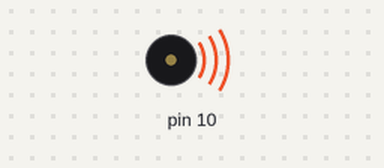
A sketch run on a simulated Arduino Uno, built with avr-gcc and run on an emulated ATmega328P. On the bench: buzzer (waves = sounding). At 58.5 s the program stops and its outputs stay as they are.

Above: at 0.3 s.
At 14.2 s:
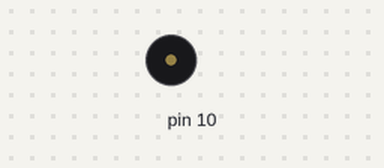
Timing chart, 0 to 19.5 s (numbered marks = the images above):
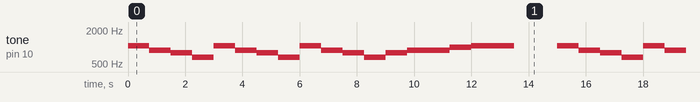

Measured:
- by itself, tone on pin 10: repeats every 15.0 s: 880 Hz 0.75 s, 784 Hz 0.75 s, 659 Hz 0.75 s, 1047 Hz 0.75 s, 880 Hz 0.75 s, 784 Hz 0.75 s, 659 Hz 0.75 s, 1047 Hz 0.75 s, 880 Hz 0.75 s, 784 Hz 0.75 s, 659 Hz 0.75 s, 784 Hz 0.75 s, 880 Hz 1.5 s, 988 Hz 0.75 s, 1047 Hz 1.5 s, silent 1.5 s, 1047 Hz 0.75 s

The sketch:

Songs.ino
```cpp
// A fun sketch to demonstrate the use of the Tone library.

// To mix the output of the signals to output to a small speaker (i.e. 8 Ohms or higher),
// simply use 1K Ohm resistors from each output pin and tie them together at the speaker.
// Don't forget to connect the other side of the speaker to ground!

// You can get more RTTTL (RingTone Text Transfer Language) songs from
// http://merwin.bespin.org/db/rts/index.php

#include <Tone.h>

Tone tone1;

#define OCTAVE_OFFSET 0

int notes[] = { 0,
NOTE_C4, NOTE_CS4, NOTE_D4, NOTE_DS4, NOTE_E4, NOTE_F4, NOTE_FS4, NOTE_G4, NOTE_GS4, NOTE_A4, NOTE_AS4, NOTE_B4,
NOTE_C5, NOTE_CS5, NOTE_D5, NOTE_DS5, NOTE_E5, NOTE_F5, NOTE_FS5, NOTE_G5, NOTE_GS5, NOTE_A5, NOTE_AS5, NOTE_B5,
NOTE_C6, NOTE_CS6, NOTE_D6, NOTE_DS6, NOTE_E6, NOTE_F6, NOTE_FS6, NOTE_G6, NOTE_GS6, NOTE_A6, NOTE_AS6, NOTE_B6,
NOTE_C7, NOTE_CS7, NOTE_D7, NOTE_DS7, NOTE_E7, NOTE_F7, NOTE_FS7, NOTE_G7, NOTE_GS7, NOTE_A7, NOTE_AS7, NOTE_B7
};

//char *simpsons = "The Simpsons:d=4,o=5,b=160:c.6,e6,f#6,8a6,g.6,e6,c6,8a,8f#,8f#,8f#,2g,8p,8p,8f#,8f#,8f#,8g,a#.,8c6,8c6,8c6,c6";
//char *indiana = "Indiana:d=4,o=5,b=250:e,8p,8f,8g,8p,1c6,8p.,d,8p,8e,1f,p.,g,8p,8a,8b,8p,1f6,p,a,8p,8b,2c6,2d6,2e6,e,8p,8f,8g,8p,1c6,p,d6,8p,8e6,1f.6,g,8p,8g,e.6,8p,d6,8p,8g,e.6,8p,d6,8p,8g,f.6,8p,e6,8p,8d6,2c6";
//char *take_on_me = "TakeOnMe:d=4,o=4,b=160:8f#5,8f#5,8f#5,8d5,8p,8b,8p,8e5,8p,8e5,8p,8e5,8g#5,8g#5,8a5,8b5,8a5,8a5,8a5,8e5,8p,8d5,8p,8f#5,8p,8f#5,8p,8f#5,8e5,8e5,8f#5,8e5,8f#5,8f#5,8f#5,8d5,8p,8b,8p,8e5,8p,8e5,8p,8e5,8g#5,8g#5,8a5,8b5,8a5,8a5,8a5,8e5,8p,8d5,8p,8f#5,8p,8f#5,8p,8f#5,8e5,8e5";
//char *entertainer = "Entertainer:d=4,o=5,b=140:8d,8d#,8e,c6,8e,c6,8e,2c.6,8c6,8d6,8d#6,8e6,8c6,8d6,e6,8b,d6,2c6,p,8d,8d#,8e,c6,8e,c6,8e,2c.6,8p,8a,8g,8f#,8a,8c6,e6,8d6,8c6,8a,2d6";
char *muppets = "Muppets:d=4,o=5,b=250:c6,c6,a,b,8a,b,g,p,c6,c6,a,8b,8a,8p,g.,p,e,e,g,f,8e,f,8c6,8c,8d,e,8e,8e,8p,8e,g,2p,c6,c6,a,b,8a,b,g,p,c6,c6,a,8b,a,g.,p,e,e,g,f,8e,f,8c6,8c,8d,e,8e,d,8d,c";
//char *xfiles = "Xfiles:d=4,o=5,b=125:e,b,a,b,d6,2b.,1p,e,b,a,b,e6,2b.,1p,g6,f#6,e6,d6,e6,2b.,1p,g6,f#6,e6,d6,f#6,2b.,1p,e,b,a,b,d6,2b.,1p,e,b,a,b,e6,2b.,1p,e6,2b.";
char *looney_tunes = "Looney:d=4,o=5,b=140:32p,c6,8f6,8e6,8d6,8c6,a.,8c6,8f6,8e6,8d6,8d#6,e.6,8e6,8e6,8c6,8d6,8c6,8e6,8c6,8d6,8a,8c6,8g,8a#,8a,8f";
//char *fox = "20thCenFox:d=16,o=5,b=140:b,8p,b,b,2b,p,c6,32p,b,32p,c6,32p,b,32p,c6,32p,b,8p,b,b,b,32p,b,32p,b,32p,b,32p,b,32p,b,32p,b,32p,g#,32p,a,32p,b,8p,b,b,2b,4p,8e,8g#,8b,1c#6,8f#,8a,8c#6,1e6,8a,8c#6,8e6,1e6,8b,8g#,8a,2b";
char *bond = "Bond:d=4,o=5,b=80:32p,16c#6,32d#6,32d#6,16d#6,8d#6,16c#6,16c#6,16c#6,16c#6,32e6,32e6,16e6,8e6,16d#6,16d#6,16d#6,16c#6,32d#6,32d#6,16d#6,8d#6,16c#6,16c#6,16c#6,16c#6,32e6,32e6,16e6,8e6,16d#6,16d6,16c#6,16c#7,c.7,16g#6,16f#6,g#.6";
//char *star_wars = "StarWars:d=4,o=5,b=45:32p,32f#,32f#,32f#,8b.,8f#.6,32e6,32d#6,32c#6,8b.6,16f#.6,32e6,32d#6,32c#6,8b.6,16f#.6,32e6,32d#6,32e6,8c#.6,32f#,32f#,32f#,8b.,8f#.6,32e6,32d#6,32c#6,8b.6,16f#.6,32e6,32d#6,32c#6,8b.6,16f#.6,32e6,32d#6,32e6,8c#6";
char *top_gun = "TopGun:d=4,o=4,b=31:32p,16c#,16g#,16g#,32f#,32f,32f#,32f,16d#,16d#,32c#,32d#,16f,32d#,32f,16f#,32f,32c#,16f,d#,16c#,16g#,16g#,32f#,32f,32f#,32f,16d#,16d#,32c#,32d#,16f,32d#,32f,16f#,32f,32c#,g#";
char *a_team = "A-Team:d=8,o=5,b=125:4d#6,a#,2d#6,16p,g#,4a#,4d#.,p,16g,16a#,d#6,a#,f6,2d#6,16p,c#.6,16c6,16a#,g#.,2a#";
char *flintstones = "Flinstones:d=4,o=5,b=40:32p,16f6,16a#,16a#6,32g6,16f6,16a#.,16f6,32d#6,32d6,32d6,32d#6,32f6,16a#,16c6,d6,16f6,16a#.,16a#6,32g6,16f6,16a#.,32f6,32f6,32d#6,32d6,32d6,32d#6,32f6,16a#,16c6,a#,16a6,16d.6,16a#6,32a6,32a6,32g6,32f#6,32a6,8g6,16g6,16c.6,32a6,32a6,32g6,32g6,32f6,32e6,32g6,8f6,16f6,16a#.,16a#6,32g6,16f6,16a#.,16f6,32d#6,32d6,32d6,32d#6,32f6,16a#,16c.6,32d6,32d#6,32f6,16a#,16c.6,32d6,32d#6,32f6,16a#6,16c7,8a#.6";
char *jeopardy = "Jeopardy:d=4,o=6,b=125:c,f,c,f5,c,f,2c,c,f,c,f,a.,8g,8f,8e,8d,8c#,c,f,c,f5,c,f,2c,f.,8d,c,a#5,a5,g5,f5,p,d#,g#,d#,g#5,d#,g#,2d#,d#,g#,d#,g#,c.7,8a#,8g#,8g,8f,8e,d#,g#,d#,g#5,d#,g#,2d#,g#.,8f,d#,c#,c,p,a#5,p,g#.5,d#,g#";
char *smurfs = "Smurfs:d=32,o=5,b=200:4c#6,16p,4f#6,p,16c#6,p,8d#6,p,8b,p,4g#,16p,4c#6,p,16a#,p,8f#,p,8a#,p,4g#,4p,g#,p,a#,p,b,p,c6,p,4c#6,16p,4f#6,p,16c#6,p,8d#6,p,8b,p,4g#,16p,4c#6,p,16a#,p,8b,p,8f,p,4f#";
//char *mission_imp = "MissionImp:d=16,o=6,b=95:32d,32d#,32d,32d#,32d,32d#,32d,32d#,32d,32d,32d#,32e,32f,32f#,32g,g,8p,g,8p,a#,p,c7,p,g,8p,g,8p,f,p,f#,p,g,8p,g,8p,a#,p,c7,p,g,8p,g,8p,f,p,f#,p,a#,g,2d,32p,a#,g,2c#,32p,a#,g,2c,a#5,8c,2p,32p,a#5,g5,2f#,32p,a#5,g5,2f,32p,a#5,g5,2e,d#,8d";
char *sax = "Yaketysax:d=4,o=5,b=125:8d.,16e,8g,8g,16e,16d,16a4,16b4,16d,16b4,8e,16d,16b4,16a4,16b4,8a4,16a4,16a#4,16b4,16d,16e,16d,g,p,16d,16e,16d,8g,8g,16e,16d,16a4,16b4,16d,16b4,8e,16d,16b4,16a4,16b4,8d,16d,16d,16f#,16a,8f,d,p,16d,16e,16d,8g,16g,16g,8g,16g,16g,8g,8g,16e,8e.,8c,8c,8c,8c,16e,16g,16a,16g,16a#,8g,16a,16b,16a#,16b,16a,16b,8d6,16a,16b,16d6,8b,8g,8d,16e6,16b,16b,16d,8a,8g,g;";
char *ymca = "YMCA:d=4,o=5,b=160:8c#6,8a#,2p,8a#,8g#,8f#,8g#,8a#,c#6,8a#,c#6,8d#6,8a#,2p,8a#,8g#,8f#,8g#,8a#,c#6,8a#,c#6,8d#6,8b,2p,8b,8a#,8g#,8a#,8b,d#6,8f#6,d#6,f.6,d#.6,c#.6,b.,a#,g#";
//char *barbie_girl = "BarbieGirl:d=4,o=5,b=125:8g#,8e,8g#,8c#6,a,p,8f#,8d#,8f#,8b,g#,8f#,8e,p,8e,8c#,f#,c#,p,8f#,8e,g#,f#";
char *twinkle = "Twinkle:d=4,o=5,b=60:16c#6,16c#6,16g#6,16g#6,16a#6,16a#6,16g#6,16p,16f#6,16f#6,16e#6,16e#6,16d#6,8c#6,16p,16g#6,16g#6,16f#6,16f#6,16e#6,16e#6,8d#6,16p,16g#6,16f#6,16f#6,16e#6,16e#6,8d#6,16p,16c#6,16c#6,16g#6,16g#6,16a#6,16g#6,16p,16f#6,16f#6,16e#6,16e#6,16d#6,16d#6,8c#6";
char *Ipanema ="GirlFromIpane:d=4,o=5,b=160:g.,8e,8e,d,g.,8e,e,8e,8d,g.,e,e,8d,g,8g,8e,e,8e,8d,f,d,d,8d,8c,e,c,c,8c,a#4,2c";
char *Wonka = "Willy Wonk:d=4,o=5,b=120:86c,172g#,172p,86c#,172a,172p,86d,43p,172c,43p,172d#,172c#,172p,172c6,57p,57p,172d#6,57p,43c,57p,16p,16p,16p,172b,172e4,57b4,43p,57c,57a,172f#,172p,57p,57p,43p,172g#,86d#,86g#4,17p,86d#,172g#,16p.,16p.,16p.,86g#,172b,57p,57p,43p,86b,16p.,57g#,p.,2p,2p,2p,172g6,172p,86c,86p,86p,86p,86p,57p,57p,25p,43g#,86p,57b,86p,172b,57d#,29p,172e,86a4,86p,25f,19p,14p,172f,86d,172g4,8p,172c6,57a,29p,57d#,17p,86c#,172a,172p,172f,43p,43p,86a#,86c#,2p,172a,86f,8p.,172a,172p,32p.,19d#7,10p,6p,172a#4,172d#6,172p,172g,172b3,86p,57p,43p,34p,29p,86a#2,86p,86a#4,34a#2,9d#6,10d#8,34p,7p,7p,7p,6p,172c3,57p,172b2,172a#3,86p,57p,57p,57c7,8p.,43d7,19g#,29d#7,86p,19p,19p,17p,16p,14p,172d#3,172p,172c3,57p,34p,172g4,172d#6,86p,172f3,86p,43p,17d#3,17d#6,172p,86d#3,172p,86d#6,172d#7,43g,43d#8,86d7,172p,172g,14p,13p,12p,172g3,172p,86p,57p,43p,43p,172d#4,172f3,86p,57p,57e3,34p,7f,57d#7,57b,86p,172f,172g#6,172p,172p,86c8,172d#7,12p,10p,9p,9p,8p,7p,7p,172a#4,172p,172d#4,43p,172g,172p,172d#6,86p,86p,57p,57p,57p,172c6,172p,86p,57p,43p,34p,34p,172g7,172g6,10p,17d#7,17d#.8,10p,172g6,172g#7,172g#6,86p,86p,86p,86p,57p,34p,29p,29p,172d#4,86p,34p,172g6,172p,172a2,172c4,172p,172p,172g#,172p,172d7,57p,29p,86g6";
char *USA_Anthem = "UnitedSt:d=4,o=5,b=130:32p,8g.,16e,c,e,g,2c6,8e6.,16d6,c6,e,f#,2g,g,e6.,8d6,c6,2h,8a.,16h,c6,c6,g,e,c";
char *cent = "P.I.M.P:d=4,o=6,b=160:8d_,8d_,8d_,f_,8f_,f_,8f,d_,a_5,p,8p,8d_,8d_,8d_,f_,8f_,f_,8f,d_,f,p,8p,8f,8f,8f,g_,8g_,g_,8f_,f,a_5,p,8p,8f,8f,8f,8g_,8g_,8g_,8g_,8g_,8f_,f,d_";
char *cent2 = "InDaClub:d=4,o=5,b=160:d#6,16d,16p,8d6,p,16d,16p,16d,16p,p,16d,16p,16d,16p,p,16d,16p,16d,16p,d6,16d#,16p,8d#6,p,16d#,16p,16d#,16p,c6,16c,16p,8d6,p,16c,16p,16c,16p,d#6,16d,16p,8d6,p,16d,16p,16d,16p,p,16d,16p,16d,16p,p,16d,16p,16d,16p,d6,16d#,16p,8d#6,p,16d#,16p,16d#,16p,c6,16c,16p,8d6,p,16c,16p,16c,16p";
char *kanye = "GoldDigg:d=4,o=5,b=180:g,c6,8c6,c6,8d#6,1p,g,c6,8a#,c6,8a#,8g,8d#,c,2p,g,c6,8c6,c.6,d#6,2p,p,g,c6,8a#,c6,8a#,8g,8d#,c,2p,8p,c.,8d#,8c,f,8d#,8c,2p,p,8p,c.,8d#,8c,f,8d#,8c,2p,p,8p,c.,8d#,8c,f,8d#,8c,2p,p,8p,c.,8d#,8c,f,8d#,8c";
char *weezer = "SayItAin:d=32,o=6,b=320:2c#.,1g#,2g#5,4d#,4g#,4c7,4b,2a.5,2a.,1g#,2e,8f#.,4g#,2b,2c#.,1g#,2g#5,4d#,4g#,4c7,4b,2a.5,2a.,1g#,2e,8f#.,4g#,4b.";
char *fire = "RingOfFi:d=16,o=6,b=56:4d#,32d#,32d#,f,c#,4d#,8p,8d#,8g,8a#,32a#,a#.,32g#,8g#,g#,g#,f,8d#,32c,c#,8d#,8g,8a#,32g,g.,8g#,8g#,f,8d#,32c,c,8g#5,8c,4d#,c,c#,a#5,c,4d#,g#5,a#5,g5,8g#5";
char *roads = "CountryR:d=4,o=6,b=225:1c#.,8c#,8b5,a5,1b.,c#,b5,1a.,c#,e,1f#.,f#,f#,e,1c#.,8c#,8b5,a5,b5,1c#.,8c#,8b5,a5,1a.,a5,b5,1a.,p,8c#,8b5,a5,1b.,8c#,8b5,a5,1a.,8c#,8b5,a5,1b.,8c#";
char *fins = "Finns:d=1,o=6,b=160:8d,p,8d,8p,8e,f,p,f#,4p,8f#,p,8f#,p,8f,8p,e,p,d,4p,8d,p,8d,p,8e,p,f,p,f#,4p,c,p,b5,p,a5,p,f#,p,8b5,8p,a5,p,d#,e,8f,p,8e,p,a5,p,8d,p,8d,p,8e,8p,8f,p,f#,4p,8f#,p,8f#,p,8f,p,e,p,d,4p,8d,p,8d,8p,8e,p,f,p,8f#,4p,b5,c,p,f#,a5,p,8b.5,8p,a5,p,e,8f,p,e,p,d,p,c5,c5,c5,c5,c5,c5,8a5,8p,b5,p,2";
char *jimi = "AllAlong:d=16,o=5,b=140:8b,16a,p.,16b,p.,8p,b,8p.,8d6.,p,16a,p.,b,p,2p.,8a,b,p,16d6,p.,p.,8b,8b,8b,2p,8b,16a,p.,b,p,8a,d6,8p.,8b,4p,2p.,8a,b,p,16d6,4p,p.,8b,4b";
char *toxic = "Toxic:d=4,o=5,b=140:8f,8g#,c6,8a#,8g#,g#,f,8d#,8c#,2g#.,p,a#,f,a#,f,8a#,8a#,f,8f,8g#,c6,8a#,8g#,g#,f,8d#,8c#,2g#,8c#,8d#,e,8d#,8c#,c#,8c#,8d#,e,8d#,8c#,d#,e,p,2p,8f,8g#,c6,8a#,8g#,g#,f,8d#,8c#,2g#.,p,a#,f,a#,f,8a#,8a#,f,8f,8g#,c6,8a#,8g#,g#,f,8d#,8c#,2g#,8c#,8d#,e,8d#,8c#,c#,8c#,8d#,e,8d#,8c#,d#,e";
char *peas = "Let'sGet:d=4,o=6,b=100:16f_7,16p,16f_7,16p,16f_7,16p,8f_7,8d7,8b,8d7,8p,16f_7,16p,16f_7,16p,16f_7,16p,8f_7,8d7,8g7,8f_7,8p,16f_7,16p,16f_7,16p,16f_7,16p,8f_7,8d7,8b,8d7,8p,16f_7,16p,16f_7,16p,16f_7,16p,8f_7,8d7,8g7,8f_7,8p";
char *canada = "OhCanada:d=4,o=5,b=100:2g,a#,8p,8a#,2d#,p,f,g,g#,a#,c6,2f,2p,2g,a,8p,8a,2a#,p,c6,2d6,2c6,1a#";
char *ussr = "Unknown:d=4,o=5,b=100:8g#6,16p,8c#7,16p,8g#6,16a#6,8a#6,16p,8e#6,16e#6,8a#6,16p,16g#6,8g#6,16p,8c#6,16c#6,8d#6,16p,8d#6,16e#6,8f#6,16p,8f#6,8g#6,16p,8g#6,16c#7,8d#7,8p";
char *moonlight = "DancingI:d=4,o=5,b=140:g,8f,g,8p,8g,8f,g,f,a,g,g,f,a.,8g,2f,a,8g,8g,8f,f,a.,8g,8f,g,f,a,g,g,f,f,d,d,f,a.,8g,g,8f,g,8p,8g,8f,g,f,a,g,g,f,a.,8g,2f";
char *tribute = "Tribute:d=16,o=5,b=100:a#,a#,8a#,8a#,8g#,4g#,4f#,8a#,8a#,8g#,8g#,4g#,4f#,8a#,8a#,8a#,8g#,4g#,4f#,8a#,8a#,8a#,8g#,4g#,4f#,a#,a#,8a#,8a#,8g#,4g#,4f#,8a#,8a#,8g#,8g#,4g#,4f#,8a#,8a#,8a#,8g#,4g#,4f#,8a#,8a#,8a#,8g#,4g#,4f#,a#,a#,8a#,8a#,8g#,4g#,4f#,8a#,8a#,8g#,8g#,4g#,4f#,8a#,8a#,8a#,8g#,4g#,4f#,8a#,8a#,8a#,8g#,4g#,4f#";
char *IronMan = "IronMan:d=4,o=5,b=100:8c#6,8p,8d#6,8p,8d#6,8f#6,8f#6,8p,16g#6,16g#6,16g#6,16g#6,8g#6,8d#6,8f#6,8f#6";
char *Venga = "WeLikeTo:d=32,o=6,b=40:16c#7,a#,g#,16c#7,a#,g#.,c#7,a#,g#,c#7.,a#,g#,c7.,d#7.,c7.,g#,c7.,c7,d#7,d#7,c7.,a#,g#,c#7.,a#,g#,c#7.,a#,g#.,c#7,a#,g#,c#7.,a#,g#,c7.,d#7.,c7.,a#,16g#,g#,f#,g#,f#,g#,f,f,g#,f#,g#,f#,g#,f,f,f,f#,f,f#,f,g#,g#,f,f#,f#,f#,f,g#,g#,g#,f#,g#,f#,g#,f,f,g#,f#,g#,f#,g#,f,f,f,f#,f,f#,f,g#,g#,f,f#,f#,f#,f,g#,g#";
char *USA = "Usa:d=4,o=6,b=90:8g.5,16e5,c5,e5,g5,2c,8e.,16d,c,e5,f_5,2g5,8g5,8g5,e.,8d,c,2b5,8a5,8b5,c,c,g5,e5,c5,8g.5,16e5,c5,e5,g5,2c,8e.,16d,c,e5,f_5,2g5,8g5,8g5,e.,8d,c,2b5,8a5,8b5,c,c,g5,2c.5";
char *Tokyo = "Theme:d=4,o=6,b=80:16d_5,16f_5,16g_5,16f_5,16g_5,16a_5,16b5,16a_5,16b5,16c_,8d_,16d_,16d_,16f_,8d_.,16p,8g_,16f_,16d_,8f_.,16d_,16c_,16b5,8g_5,16f_.5,32p,16d_5,16f_5,16g_5,16f_5,16g_5,16a_5,16b5,16a_5,16b5,16c_,8d_,16d_,16f_,8d_.,16p,8g_,16f_,16d_,8f_.,16d_,16c_,16b5,8g_5,16f_.5,32p";
char *Wii = "Wii:d=4,o=5,b=80:129d6.,32p.,128p,172e6,32p.,128p,8f6.,172e6,172a3,8p.,32p,172d6,57g3,16p,65c6.,8p,64p,65e6.,172f6,64p,129f#6.,128p,64p,172g6,1p,16p.,64p.,129b.,4p.,16p.,64p,57c6,8p.,32p,128p.,57c6";
char *Sponge = "Sponge:d=4,o=5,b=80:c6,a,g,e,c6,a,g,e,c6,a,g,e,8g.,16g,2a,b,2c6,2p,c6,a,g,e,c6,a,g,e,c6,a,g,e,8g.,16g,2a,b,2c6,2p,c6,a,g,e,c6,a,g,e,c6,a,g,e,8g.,16g,2a,b,2c6,2p,c6,a,g,e,c6,a,g,e,c6,a,g,e,8g.,16g,2a,b,2c6";


void setup(void)
{
  Serial.begin(9600);
  tone1.begin(10);
  pinMode(10, OUTPUT);
}

#define isdigit(n) (n >= '0' && n <= '9')

void play_rtttl(char *p)
{
  // Absolutely no error checking in here

  byte default_dur = 4;
  byte default_oct = 6;
  int bpm = 63;
  int num;
  long wholenote;
  long duration;
  byte note;
  byte scale;

  // format: d=N,o=N,b=NNN:
  // find the start (skip name, etc)

  while(*p != ':') p++;    // ignore name
  p++;                     // skip ':'

  // get default duration
  if(*p == 'd')
  {
    p++; p++;              // skip "d="
    num = 0;
    while(isdigit(*p))
    {
      num = (num * 10) + (*p++ - '0');
    }
    if(num > 0) default_dur = num;
    p++;                   // skip comma
  }


  // get default octave
  if(*p == 'o')
  {
    p++; p++;              // skip "o="
    num = *p++ - '0';
    if(num >= 3 && num <=7) default_oct = num;
    p++;                   // skip comma
  }


  // get BPM
  if(*p == 'b')
  {
    p++; p++;              // skip "b="
    num = 0;
    while(isdigit(*p))
    {
      num = (num * 10) + (*p++ - '0');
    }
    bpm = num;
    p++;                   // skip colon
  }


  // BPM usually expresses the number of quarter notes per minute
  wholenote = (60 * 1000L / bpm) * 4;  // this is the time for whole note (in milliseconds)


  // now begin note loop
  while(*p)
  {
    // first, get note duration, if available
    num = 0;
    while(isdigit(*p))
    {
      num = (num * 10) + (*p++ - '0');
    }

    if(num) duration = wholenote / num;
    else duration = wholenote / default_dur;  // we will need to check if we are a dotted note after

    // now get the note
    note = 0;

    switch(*p)
    {
      case 'c':
        note = 1;
        break;
      case 'd':
        note = 3;
        break;
      case 'e':
        note = 5;
        break;
      case 'f':
        note = 6;
        break;
      case 'g':
        note = 8;
        break;
      case 'a':
        note = 10;
        break;
      case 'b':
        note = 12;
        break;
      case 'p':
      default:
        note = 0;
    }
    p++;

    // now, get optional '#' sharp
    if(*p == '#')
    {
      note++;
      p++;
    }

    // now, get optional '.' dotted note
    if(*p == '.')
    {
      duration += duration/2;
      p++;
    }

    // now, get scale
    if(isdigit(*p))
    {
      scale = *p - '0';
      p++;
    }
    else
    {
      scale = default_oct;
    }

    scale += OCTAVE_OFFSET;

    if(*p == ',')
      p++;       // skip comma for next note (or we may be at the end)

    // now play the note

    if(note)
    {
      tone1.play(notes[(scale - 4) * 12 + note]);
      delay(duration);
      tone1.stop();
    }
    else
    {
      delay(duration);
    }
  }
}

void loop(void)
{
  play_rtttl(Sponge);
  while(1);
}
```
